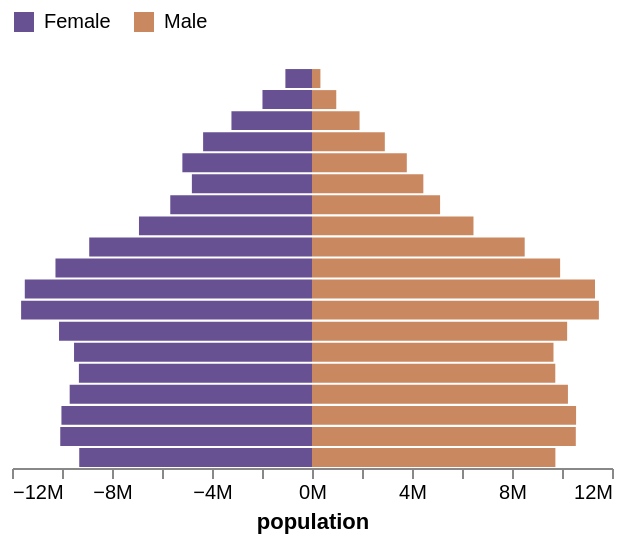

Express this chart as Vega-Lite.
### Vega-Lite specification from a JSON file in a GitHub repository (floating-point values rounded to 4 significant figures; data arrays with more than 128 entries replaced by an {"elided": "..."} marker saying what was removed)
{"$schema": "https://vega.github.io/schema/vega-lite/v4.json", "description": "A population pyramid for the US in 2000, created using stack. See https://vega.github.io/vega-lite/examples/concat_population_pyramid.html for a variant of this created using concat.", "data": {"values": {"elided": "570 records"}}, "transform": [{"filter": "datum.year == 2000"}, {"calculate": "datum.sex == 2 ? 'Female' : 'Male'", "as": "gender"}, {"calculate": "datum.sex == 2 ? -datum.people : datum.people", "as": "signed_people"}], "width": 300, "height": 200, "mark": "bar", "encoding": {"y": {"field": "age", "axis": null, "sort": "descending"}, "x": {"aggregate": "sum", "field": "signed_people", "title": "population", "axis": {"format": "s"}}, "color": {"field": "gender", "scale": {"range": ["#675193", "#ca8861"]}, "legend": {"orient": "top", "title": null}}}, "config": {"view": {"stroke": null}, "axis": {"grid": false}}}
